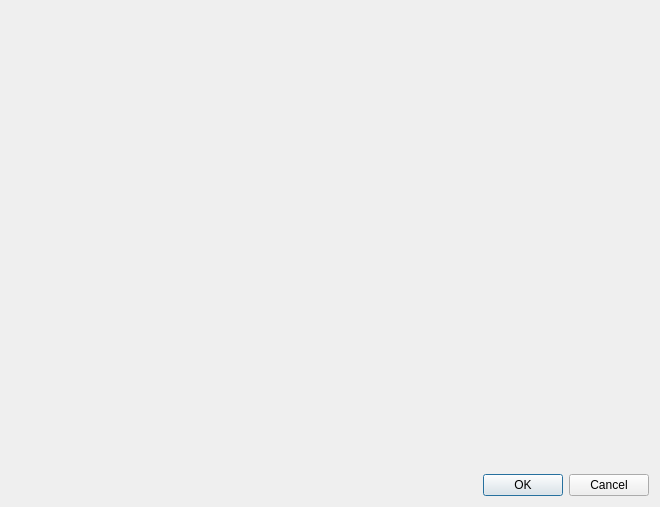
<?xml version="1.0" encoding="UTF-8"?>
<ui version="4.0">
 <class>ComponentDialog</class>
 <widget class="QDialog" name="ComponentDialog">
  <property name="geometry">
   <rect>
    <x>0</x>
    <y>0</y>
    <width>660</width>
    <height>507</height>
   </rect>
  </property>
  <property name="windowTitle">
   <string>ICA - Komponenty</string>
  </property>
  <layout class="QVBoxLayout" name="verticalLayout">
   <item>
    <layout class="QVBoxLayout" name="verticalLayout_2" stretch="0,1,0">
     <item>
      <layout class="QHBoxLayout" name="layoutCheckboxes" stretch="">
       <property name="spacing">
        <number>6</number>
       </property>
       <property name="sizeConstraint">
        <enum>QLayout::SetDefaultConstraint</enum>
       </property>
       <property name="bottomMargin">
        <number>0</number>
       </property>
      </layout>
     </item>
     <item>
      <layout class="QVBoxLayout" name="layoutPlot">
       <item>
        <widget class="QWidget" name="widget" native="true"/>
       </item>
      </layout>
     </item>
     <item>
      <widget class="QDialogButtonBox" name="buttonBox">
       <property name="enabled">
        <bool>true</bool>
       </property>
       <property name="orientation">
        <enum>Qt::Horizontal</enum>
       </property>
       <property name="standardButtons">
        <set>QDialogButtonBox::Cancel|QDialogButtonBox::Ok</set>
       </property>
       <property name="centerButtons">
        <bool>false</bool>
       </property>
      </widget>
     </item>
    </layout>
   </item>
  </layout>
 </widget>
 <resources/>
 <connections>
  <connection>
   <sender>buttonBox</sender>
   <signal>accepted()</signal>
   <receiver>ComponentDialog</receiver>
   <slot>accept()</slot>
   <hints>
    <hint type="sourcelabel">
     <x>248</x>
     <y>254</y>
    </hint>
    <hint type="destinationlabel">
     <x>157</x>
     <y>274</y>
    </hint>
   </hints>
  </connection>
  <connection>
   <sender>buttonBox</sender>
   <signal>rejected()</signal>
   <receiver>ComponentDialog</receiver>
   <slot>reject()</slot>
   <hints>
    <hint type="sourcelabel">
     <x>316</x>
     <y>260</y>
    </hint>
    <hint type="destinationlabel">
     <x>286</x>
     <y>274</y>
    </hint>
   </hints>
  </connection>
 </connections>
</ui>
